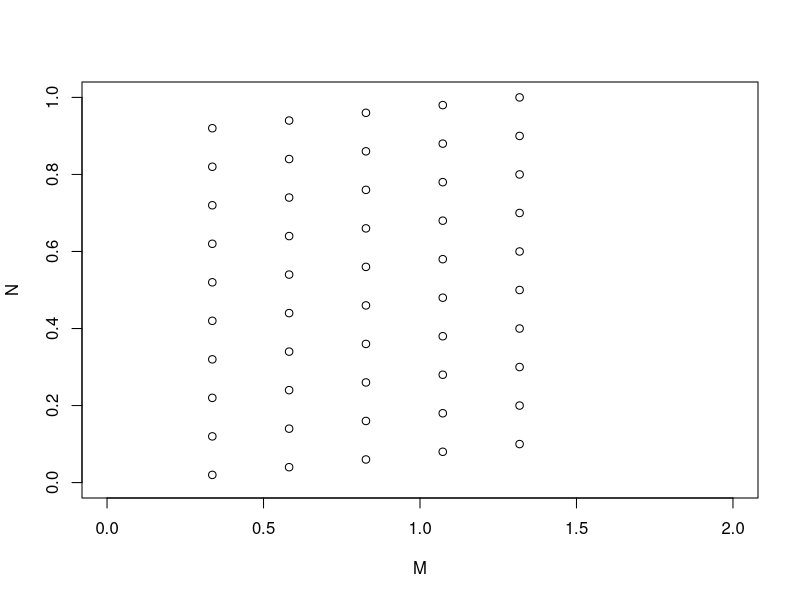

Recreate this plot in R. (Note: this script raises an error after producing the figure.)
set.seed(1029)
# valores iniciales
h=2.7
n=5
m=10
k=m*n/2
#probabilidad de elegir dos nodos conectados en la primera capa
prob_1=0.87
prob_2=0.75
#nodos
M=rep(1+(1:n)*h,m)/(m+1)
N=1:(n*m)/(n*m)
#nube de puntos
plot(M,N,xlim=c(0,2),ylim=c(0,1))
#muestreo
M1=sample(1:(m*n),k,replace=T)
A1=which(M1==sample(M1,1,prob=prob_1))
M2=sample(1:(m*n),k,replace=T)
A2=which(M2==sample(M2,1,prob=prob_2))
#aristas del grafo
lines(c(M[M2],M[M1]),c(N[M2],N[M1]),type='l',lty=3,lwd=1,col="grey")
lines(c(M[M2[A1:(A2-1)]],M[M1[(A1+1):A2]]),c(N[M2[A1:(A2-1)]],N[M1[(A1+1):A2]]),col="dark blue")
#total de aristas
legend(0,0.95,title=c("Aristas"),legend=c(A2-A1))
